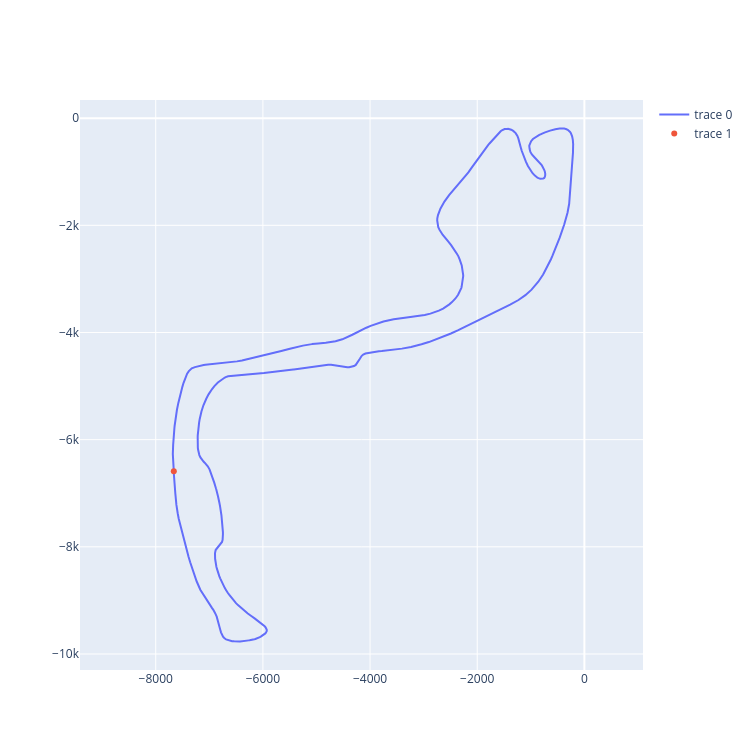

Notebook code cell kept with this figure:
### Markdown cell above
Create the figure again from scratch:

### Code cell
fig = go.Figure()

# Circuit
fig.add_trace(go.Scatter(x=track["X"], y=track["Y"], mode="lines"))

# Driver at starting position
fig.add_trace(go.Scatter(x=[x_interp[0]], y=[y_interp[0]], mode="markers"))

# Keep original proportions
fig.update_yaxes(scaleanchor="x", scaleratio=1)
fig.update_layout(width=750, height=750)

fig.show()

### Figure 1 — Plotly figure (JSON) as saved in the notebook; plotly's stock layout.template omitted (floating-point values rounded to 4 significant figures; data arrays with more than 128 entries replaced by an {"elided": "..."} marker saying what was removed)
{"data": [{"mode": "lines", "type": "scatter", "x": {"elided": "683 float values"}, "y": {"elided": "683 float values"}}, {"mode": "markers", "type": "scatter", "x": [-7663.0], "y": [-6590.0]}], "layout": {"height": 750, "width": 750, "yaxis": {"scaleanchor": "x", "scaleratio": 1}}}
